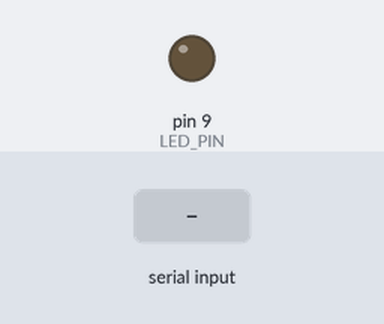
Simulated run of this sketch. Board: Arduino Uno, built with avr-gcc and run on an emulated ATmega328P. Parts: output pins drawn as LEDs (lit = HIGH). The test bench sets the inputs (shaded band). What the sketch prints to the serial monitor is not drawn.

Above: at 1.4 s.
1.5 s: "90;45\n" received over Serial
At 3.8 s:
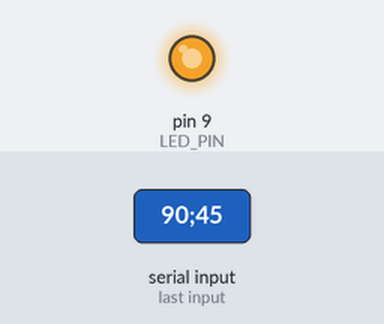
4.2 s: "5\n" received over Serial
At 5.9 s:
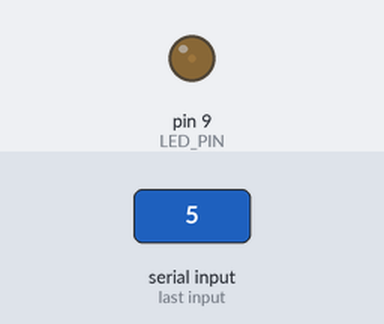
6.7 s: "30;150\n" received over Serial
At 9.1 s:
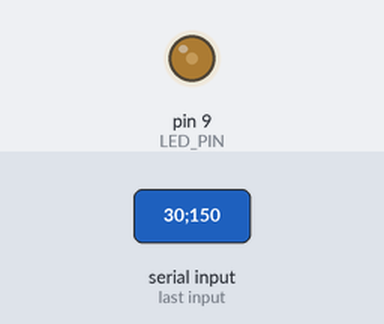
9.4 s: "200\n" received over Serial
At 11.6 s:
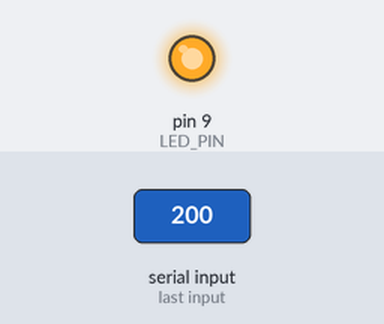
Timing chart, 0 to 13.0 s (numbered marks = the images above; inputs shaded):
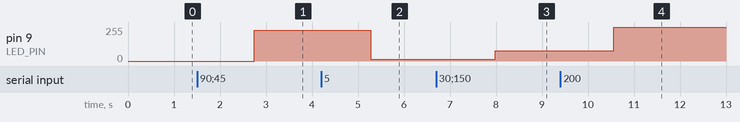

Measured:
- after the input at 1.5 s, pin 9 (LED_PIN): 0/255 → 229/255 after 1.2 s
- after the input at 4.2 s, pin 9 (LED_PIN): 229/255 → 12/255 after 1.1 s
- after the input at 6.7 s, pin 9 (LED_PIN): 12/255 → 76/255 after 1.3 s
- after the input at 9.4 s, pin 9 (LED_PIN): 76/255 → 255/255 after 1.2 s

The sketch:

MindLEDArduino.ino
```cpp
/*
 * MindLEDArduino - LED Brightness Controller for Neurosky EEG
 *
 * This sketch receives attention level data from the C# application
 * via serial communication and controls LED brightness using PWM.
 * The attention level (0-100) is mapped to PWM values (0-255).
 *
 * Hardware Setup:
 * - LED connected to PWM pin 9 (with appropriate resistor ~220Ω)
 * - Serial communication at 115200 baud
 *
 * Command Protocol:
 * - Format: "attentionLevel;reserved;"
 * - attentionLevel: 0-100 (maps to PWM 0-255)
 * - reserved: Reserved for future use
 *
 * Author: SMIT
 * Version: 1.0.0
 * Date: 2026
 */

// ============================================
// Configuration Constants
// ============================================
const int LED_PIN = 9;             // PWM pin connected to LED (must be PWM capable: 3,5,6,9,10,11)
const int BAUD_RATE = 115200;      // Serial communication baud rate

// Attention level boundaries
const int ATTENTION_MIN = 0;
const int ATTENTION_MAX = 100;

// PWM output boundaries
const int PWM_MIN = 0;
const int PWM_MAX = 255;

// ============================================
// Global Variables
// ============================================
int attentionLevel = 0;            // Received attention level (0-100)
int reservedValue = 0;             // Reserved for future functionality
int pwmValue = 0;                  // Calculated PWM value (0-255)
String serialInput = "";           // Buffer for incoming serial data

// ============================================
// Setup Function - Runs once at startup
// ============================================
void setup() {
    // Initialize serial communication
    Serial.begin(BAUD_RATE);

    // Configure LED pin as output
    pinMode(LED_PIN, OUTPUT);

    // Ensure LED starts OFF
    analogWrite(LED_PIN, 0);

    // Send ready message
    Serial.println("MindLEDArduino Ready");
    Serial.println("LED Brightness Control - Attention Level Mapping");
}

// ============================================
// Main Loop - Runs continuously
// ============================================
void loop() {
    // Check if data is available on serial port
    if (Serial.available() > 0) {
        // Read the incoming string
        serialInput = Serial.readString();

        // Echo received command for debugging
        Serial.print("Received: ");
        Serial.println(serialInput);

        // Parse the command string
        // Format: "attentionLevel;reserved;"
        int delimiter1 = serialInput.indexOf(';');
        attentionLevel = serialInput.substring(0, delimiter1).toInt();

        int delimiter2 = serialInput.indexOf(';', delimiter1 + 1);
        reservedValue = serialInput.substring(delimiter1 + 1, delimiter2 + 1).toInt();

        // Constrain attention level to valid range
        attentionLevel = constrain(attentionLevel, ATTENTION_MIN, ATTENTION_MAX);

        // Map attention level (0-100) to PWM value (0-255)
        pwmValue = map(attentionLevel, ATTENTION_MIN, ATTENTION_MAX, PWM_MIN, PWM_MAX);

        // Set LED brightness
        analogWrite(LED_PIN, pwmValue);

        // Send feedback
        Serial.print("Attention: ");
        Serial.print(attentionLevel);
        Serial.print(" -> PWM: ");
        Serial.print(pwmValue);
        Serial.print(" (");
        Serial.print((pwmValue * 100) / 255);
        Serial.println("% brightness)");
    }
}
```
